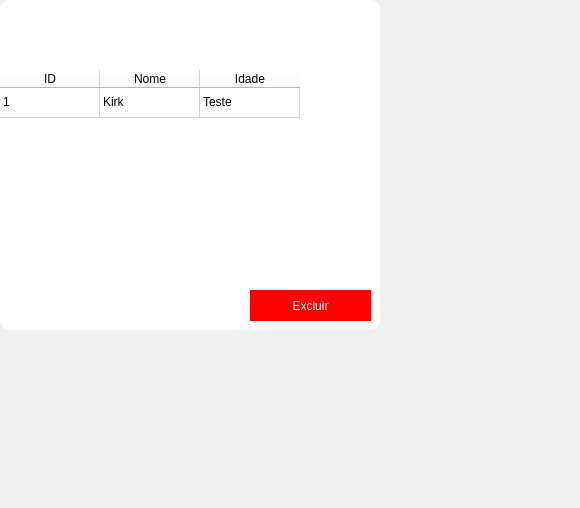
<?xml version="1.0" encoding="UTF-8"?>
<ui version="4.0">
 <class>Form</class>
 <widget class="QWidget" name="Form">
  <property name="geometry">
   <rect>
    <x>0</x>
    <y>0</y>
    <width>580</width>
    <height>508</height>
   </rect>
  </property>
  <property name="windowTitle">
   <string>Form</string>
  </property>
  <widget class="QFrame" name="frame_3">
   <property name="geometry">
    <rect>
     <x>0</x>
     <y>0</y>
     <width>380</width>
     <height>330</height>
    </rect>
   </property>
   <property name="styleSheet">
    <string notr="true">QFrame{
	background-color: white;
	border-radius: 10px
}
</string>
   </property>
   <property name="frameShape">
    <enum>QFrame::StyledPanel</enum>
   </property>
   <property name="frameShadow">
    <enum>QFrame::Raised</enum>
   </property>
   <widget class="QWidget" name="widget_5" native="true">
    <property name="geometry">
     <rect>
      <x>0</x>
      <y>0</y>
      <width>380</width>
      <height>70</height>
     </rect>
    </property>
    <property name="styleSheet">
     <string notr="true">background-color: &quot;#51b2d9&quot;;
border-top-right-radius: 10px;
border-top-left-radius: 10px</string>
    </property>
    <widget class="QLabel" name="label_3">
     <property name="geometry">
      <rect>
       <x>0</x>
       <y>0</y>
       <width>380</width>
       <height>70</height>
      </rect>
     </property>
     <property name="styleSheet">
      <string notr="true">text-transform: uppercase;
font: 16pt &quot;Kohne Makina&quot;;
font-weight: bold;
color: white</string>
     </property>
     <property name="text">
      <string>Lista de clientes</string>
     </property>
     <property name="alignment">
      <set>Qt::AlignCenter</set>
     </property>
    </widget>
   </widget>
   <widget class="QWidget" name="widget_6" native="true">
    <property name="geometry">
     <rect>
      <x>0</x>
      <y>70</y>
      <width>380</width>
      <height>260</height>
     </rect>
    </property>
    <widget class="QTableWidget" name="tableWidget">
     <property name="geometry">
      <rect>
       <x>0</x>
       <y>0</y>
       <width>380</width>
       <height>211</height>
      </rect>
     </property>
     <property name="styleSheet">
      <string notr="true"/>
     </property>
     <property name="horizontalScrollBarPolicy">
      <enum>Qt::ScrollBarAlwaysOff</enum>
     </property>
     <property name="sizeAdjustPolicy">
      <enum>QAbstractScrollArea::AdjustToContentsOnFirstShow</enum>
     </property>
     <property name="tabKeyNavigation">
      <bool>true</bool>
     </property>
     <property name="textElideMode">
      <enum>Qt::ElideLeft</enum>
     </property>
     <property name="showGrid">
      <bool>true</bool>
     </property>
     <property name="sortingEnabled">
      <bool>true</bool>
     </property>
     <property name="rowCount">
      <number>1</number>
     </property>
     <property name="columnCount">
      <number>3</number>
     </property>
     <attribute name="horizontalHeaderVisible">
      <bool>true</bool>
     </attribute>
     <attribute name="horizontalHeaderCascadingSectionResizes">
      <bool>false</bool>
     </attribute>
     <attribute name="verticalHeaderVisible">
      <bool>false</bool>
     </attribute>
     <attribute name="verticalHeaderCascadingSectionResizes">
      <bool>false</bool>
     </attribute>
     <attribute name="verticalHeaderHighlightSections">
      <bool>false</bool>
     </attribute>
     <row>
      <property name="text">
       <string>0</string>
      </property>
     </row>
     <column>
      <property name="text">
       <string>ID</string>
      </property>
     </column>
     <column>
      <property name="text">
       <string>Nome</string>
      </property>
     </column>
     <column>
      <property name="text">
       <string>Idade</string>
      </property>
     </column>
     <item row="0" column="0">
      <property name="text">
       <string>1</string>
      </property>
      <property name="flags">
       <set>ItemIsSelectable|ItemIsDragEnabled|ItemIsDropEnabled|ItemIsUserCheckable|ItemIsEnabled</set>
      </property>
     </item>
     <item row="0" column="1">
      <property name="text">
       <string>Kirk</string>
      </property>
      <property name="flags">
       <set>ItemIsSelectable|ItemIsDragEnabled|ItemIsDropEnabled|ItemIsUserCheckable|ItemIsEnabled</set>
      </property>
     </item>
     <item row="0" column="2">
      <property name="text">
       <string>Teste</string>
      </property>
      <property name="flags">
       <set>ItemIsSelectable|ItemIsDragEnabled|ItemIsDropEnabled|ItemIsUserCheckable|ItemIsEnabled</set>
      </property>
     </item>
    </widget>
    <widget class="QPushButton" name="button_create_3">
     <property name="geometry">
      <rect>
       <x>250</x>
       <y>220</y>
       <width>121</width>
       <height>31</height>
      </rect>
     </property>
     <property name="styleSheet">
      <string notr="true">QPushButton {
	text-transform: uppercase;
	font: 12pt &quot;Kohne Makina&quot;;
	color: white;
	background-color: red;
	border-style: solid;
}</string>
     </property>
     <property name="text">
      <string>Excluir</string>
     </property>
    </widget>
   </widget>
  </widget>
 </widget>
 <resources/>
 <connections/>
</ui>
